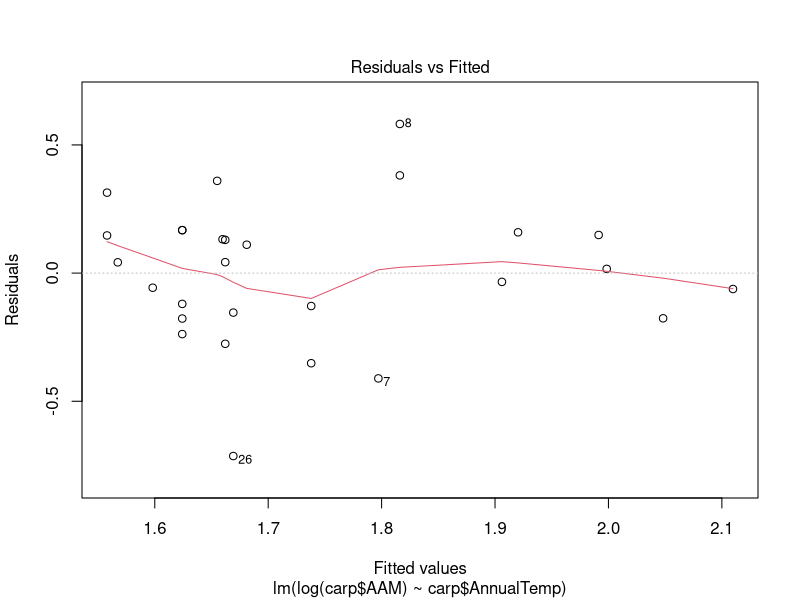
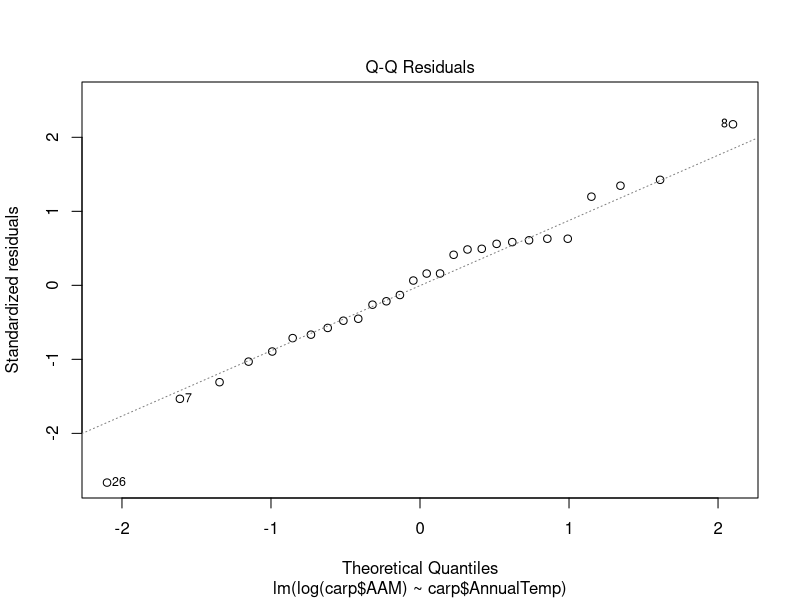
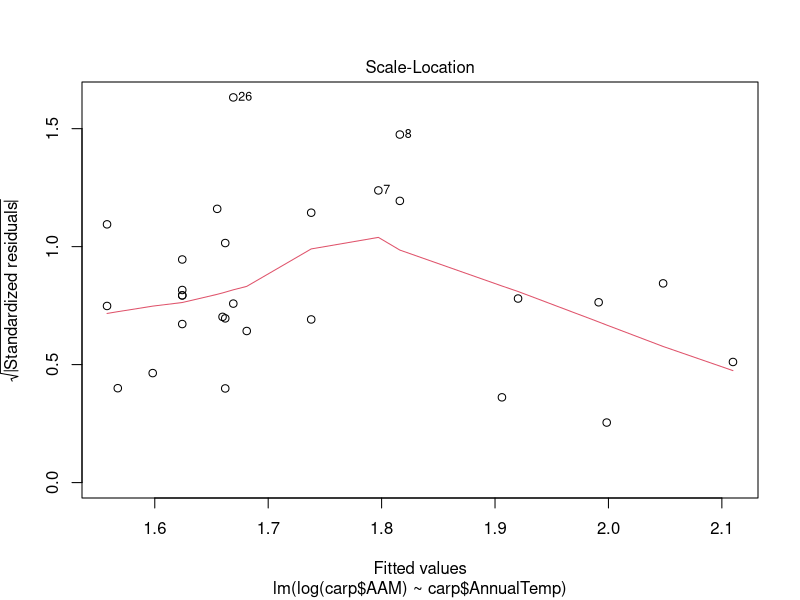
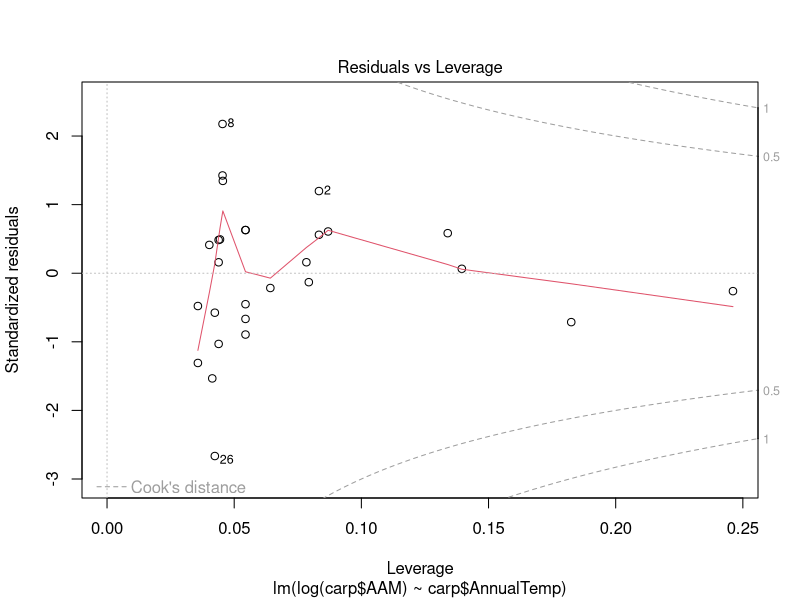
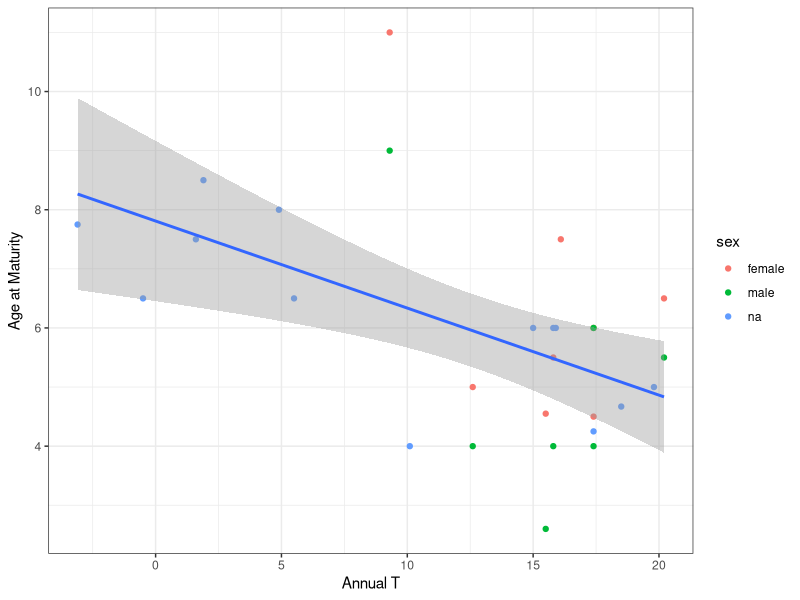
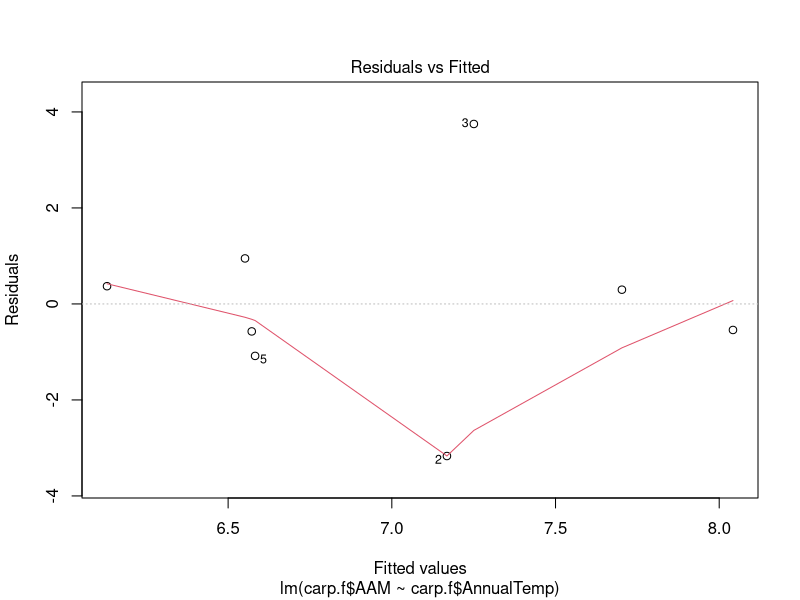
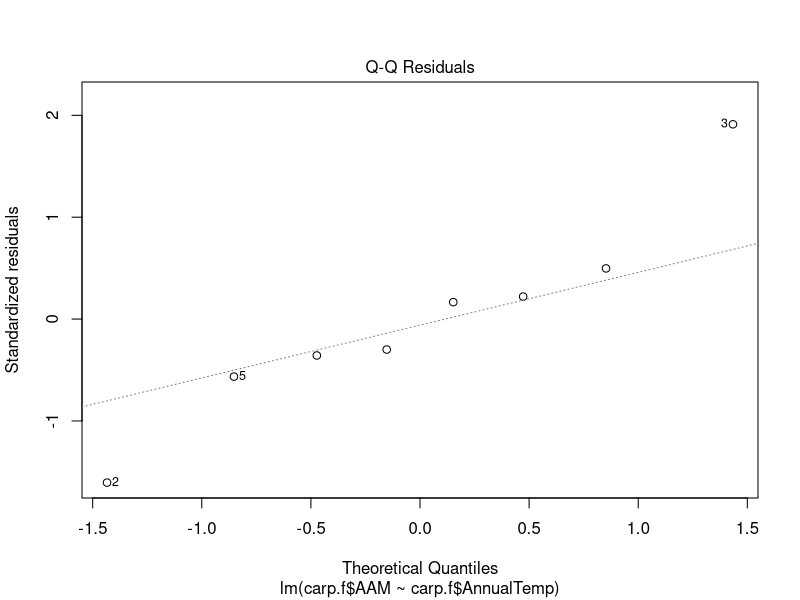
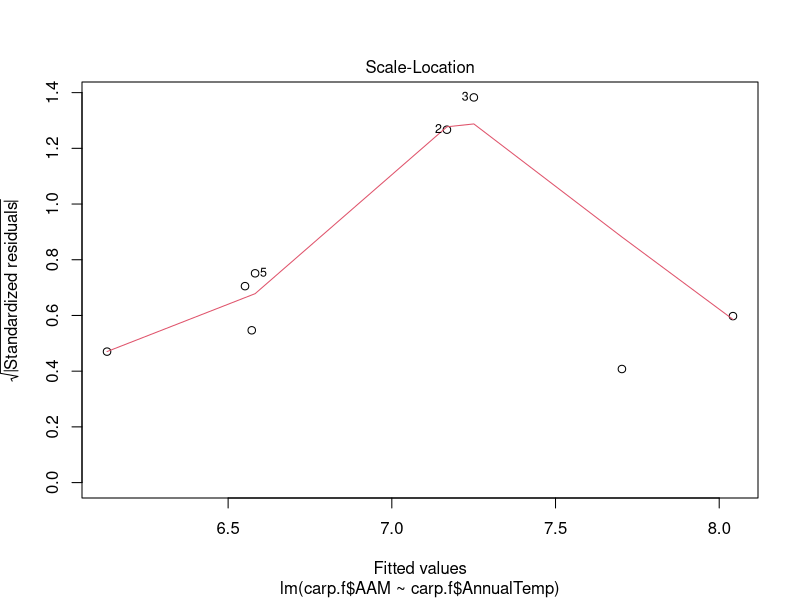

Write R code to recreate these figures, in order. (Note: this script raises an error after producing the figures.)
#' This script is used to investigate the relationship between AAM and
#' normal temperature metrics (Annual temp, Cold temp, Warm temp, Water temperature).

#' This script also investigates whether the results will be any different if
#' the entire dataset is categrized by Conditions or sex.

library(ggplot2)
library(ggfortify)
library(dplyr)

# Import the data
carp <- read.csv("eddie_carp_new.csv")
carp$condition <- as.factor(carp$condition)
str(carp)

#### Data manipulation: Three scenarios we are looking at here ####

# 1. Use both artificial and natural conditions
carp.f <- carp %>% filter(!row_number() == 15) %>% filter(sex != "male")
carp.m <- carp %>% filter(!row_number() == 15) %>% filter(sex != "female")

# 2. Only natural conditions (remove all artificial)
carpall.natural <- carp[which(carp$condition=="natural"),]
carp.f <- carpall.natural %>% filter(!row_number() == 9) %>% filter(sex != "male")
carp.m <- carpall.natural %>% filter(!row_number() == 9) %>% filter(sex != "female")

# 3. Only artificial conditions (remove all natural)
carpall.artificial <- carp[which(carp$condition=="artificial"),]
carp.f <- carpall.artificial %>% filter(sex != "male")
carp.m <- carpall.artificial %>% filter(sex != "female")


#### Annual mean temperature ####

## For both sexes
aam.temp <- lm(log(carp$AAM) ~ carp$AnnualTemp)
summary(aam.temp)
plot(aam.temp)

ggplot(carp, mapping = aes(AnnualTemp, AAM))+
  geom_point(aes(colour = sex))+
  geom_smooth(method = "lm")+
  labs(x = "Annual T", y = "Age at Maturity")+
  theme_bw()

## For females only
aam.temp.f <- lm(carp.f$AAM ~ carp.f$AnnualTemp)
summary(aam.temp.f)
plot(aam.temp.f)

ggplot(carp.f, mapping = aes(AnnualTemp, AAM))+
  geom_point()+
  geom_smooth(method = "lm")+
  labs(x = "Annual Temperature", y = "Age at Maturity", title = "Females only")+
  theme_classic(base_size = 16)

## For males only
aam.temp.m <- lm(carp.m$AAM ~ carp.m$AnnualTemp)
summary(aam.temp.m)
plot(aam.temp.m)

ggplot(carp.m, mapping = aes(AnnualTemp, AAM))+
  geom_point()+
  geom_smooth(method = "lm")+
  labs(x = "Annual T", y = "Age at Maturity", title = "Males")+
  theme_classic(base_size = 16)


#### Warm temperature ####
aam.warm <- lm(log(carp$AAM) ~ carp$WarmTemp)
summary(aam.warm)
plot(aam.warm)

ggplot(carp, mapping = aes(WarmTemp, AAM))+
  geom_point(aes(colour = sex))+
  geom_smooth(method = "lm")+
  labs(x = "Annual T", y = "Age at Maturity")+
  theme_bw()
# No significant relationship when using warm temperature at all!
# Therefore, did not run analysis by sex.
# Separate by male or female does not have any significant relationship as well.


#### Cold temperature ####

# For both sexes
aam.cold <- lm(log(carp$AAM) ~ carp$ColdTemp)
summary(aam.cold)
plot(aam.cold)

ggplot(carp, mapping = aes(ColdTemp, AAM))+
  geom_point(aes(colour = sex))+
  geom_smooth(method = "lm")+
  labs(x = "Cold T", y = "Age at Maturity")+
  theme_bw()

# For females only
aam.cold.f <- lm(log(carp.f$AAM) ~ carp.f$ColdTemp)
summary(aam.cold.f)
plot(aam.cold.f)

ggplot(carp.f, mapping = aes(ColdTemp, AAM))+
  geom_point()+
  geom_smooth(method = "lm")+
  labs(x = "Cold T", y = "Age at Maturity", title = "Females")+
  theme_classic(base_size = 16)

# For males only
aam.cold.m <- lm(log(carp.m$AAM) ~ carp.m$ColdTemp)
summary(aam.cold.m)
plot(aam.cold.m)

ggplot(carp.m, mapping = aes(ColdTemp, AAM))+
  geom_point()+
  geom_smooth(method = "lm")+
  labs(x = "Cold T", y = "Age at Maturity", title = "Males")+
  theme_classic(base_size = 16)


#### Water temperature ####

# For females only
aam.water.f <- lm(log(carp.f$AAM) ~ carp.f$WaterTemp)
summary(aam.water.f)
plot(aam.water.f)

ggplot(carp.f, mapping = aes(WaterTemp, AAM))+
  geom_point()+
  geom_smooth(method = "lm")+
  labs(x = "Water T", y = "Age at Maturity", title = "Females")+
  theme_classic(base_size = 16)

# For males only
aam.water.m <- lm(log(carp.m$AAM) ~ carp.m$WaterTemp)
summary(aam.water.m)
plot(aam.water.m)

ggplot(carp.m, mapping = aes(WaterTemp, AAM))+
  geom_point()+
  geom_smooth(method = "lm")+
  labs(x = "Water T", y = "Age at Maturity", title = "Males")+
  theme_classic(base_size = 16)


#### Separate the analysis by habitat type (use only females) ####

temp.habitat <- lm(log(AAM)~AnnualTemp*condition, data = carp.f)
autoplot(temp.habitat)
plot(temp.habitat)

summary(temp.habitat)
anova(temp.habitat)
# No significant interaction effects. (No additional, significant variation in
# age at maturity by allowing different slopes for each condition.)


## Plot the entire female dataset with two different conditions
ggplot(carp.f, aes(x = AnnualTemp, y = log(AAM), color = condition))+
  geom_point()+
  geom_smooth(method = "lm")+
  theme_bw()



#### Separate the analysis by SEX ####

temp.sex <- lm(log(AAM)~AnnualTemp*sex, data = carp)
autoplot(temp.sex)

summary(temp.sex)
anova(temp.sex)


## Plot the entire  dataset with different sex categories
ggplot(carp, aes(x = AnnualTemp, y = log(AAM), color = sex))+
  geom_point()+
  geom_smooth(method = "lm")+
  theme_bw()



#### Include spatial autocorrelation in the analysis using sub-sampling ####

## Create a data frame to store the final results
results.final <- matrix(NA,1,6)
colnames(results.final) <- c("slope.artificial", "intercept.artificial", 
                             "slope.natural", "intercept.natural",
                             "p value", "R^2")

## Create a matrix to store the results over the sub-sampling
results.raw <- matrix(NA,100,6)
colnames(results.raw) <- c("slope.artificial", "intercept.artificial", 
                           "slope.natural", "intercept.natural",
                           "p value", "R^2")


## Sub-sampling to avoid spatial autocorrelation
table(carp.f$spatial.code)

# Sub-sample and run regression for 1000 times
for(i in 1:nrow(results.raw)) {
  # sub-sample by location
  sub <- carp.f %>% group_by(spatial.code) %>% sample_n(size=1)
  # run regression
  reg <- lm(log(sub$AAM)~sub$AnnualTemp*sub$condition)
  values <- summary(reg)
  results.raw[i,1]<-values$coef[2,1] # slope for artificial
  results.raw[i,2]<-values$coef[1,1] # intercept for artificial
  results.raw[i,3]<-values$coef[2,1] + values$coef[4,1] # slope for natural
  results.raw[i,4]<-values$coef[1,1] + values$coef[3,1] # intercept for natural
  results.raw[i,5]<-values$coef[2,4] # p value
  results.raw[i,6]<-values$adj.r.squared # R2
}

# Take the mean of only the unique possibilities for slope, intercept, R2
results.final[1,1] <- mean(unique(results.raw[,"slope.artificial"]))
results.final[1,2] <- mean(unique(results.raw[,"intercept.artificial"]))
results.final[1,3] <- mean(unique(results.raw[,"slope.natural"]))
results.final[1,4] <- mean(unique(results.raw[,"intercept.natural"]))
results.final[1,6] <- mean(unique(results.raw[,"R^2"]))

# Count the number of times when p value is greater than 0.05
results.final[1,5] <- sum(results.raw[,"p value"] > 0.05)
